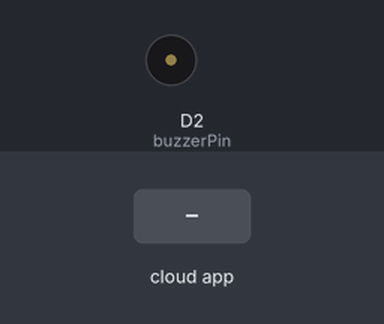
This sketch was run on a simulated ESP8266 (NodeMCU). Parts: buzzer (waves = sounding). The inputs (shaded band) are chosen by the test bench. WiFi joins after 1.5 s; servers stay silent unless stated; the Firebase database answers and starts empty; what the sketch prints to the serial monitor is not drawn.

Above: at 2.8 s.
2.9 s: the phone or cloud app sets buzz to 1
At 3.5 s:
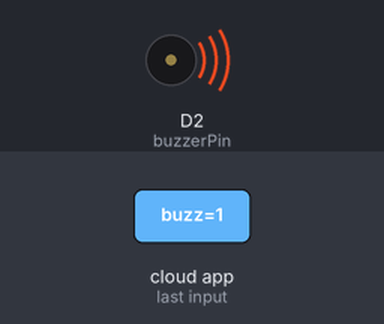
Timing chart, 0 to 5.9 s (numbered marks = the images above; inputs shaded):
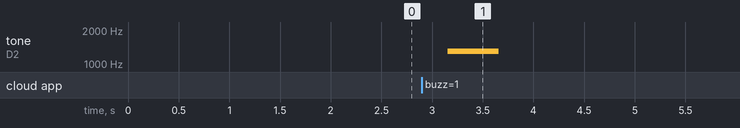

The sketch:

yha-iot-firebase-buzzer.ino
```cpp
#include <ESP8266WiFi.h>
#include <FirebaseArduino.h>
#define FIREBASE_HOST "YOUR_FIREBASE_PROJECT.firebaseio.com"
#define FIREBASE_AUTH "YOUR KEY HERE"
#define WIFI_SSID "YOUR_WIFI_NETWORK_SSID"
#define WIFI_PASSWORD "YOUR_WIFI_NETWORK_PASSWORD"
#define buzzerPin D2

void setup()
{
  Serial.begin(9600);
  setupWiFi();

  pinMode(buzzerPin, OUTPUT);

  Firebase.begin(FIREBASE_HOST, FIREBASE_AUTH);
  Firebase.setBool("share/buzz", false);
  if(Firebase.success()){
    Serial.print("Firebase write success!");
  } else {
    Serial.print("Firebase write failed!");
    Serial.println("");
    Serial.print(Firebase.error());
  }
  Serial.println("");
}

int timePassed (int time) {
  int diff = 0;
  if (millis() <= time) {
    diff = (69666 - time) + millis();
  } else {
    diff = millis() - time;
  }
  return diff;
}

int checkFirebaseTime = 0;
bool buzz = false;
bool buzzing = false;
void loop()
{
  if (timePassed (checkFirebaseTime) >= 1000) {
    buzz = Firebase.getBool("share/buzz");
    if(buzz && Firebase.success() && !buzzing) buzzBuzzer();
    checkFirebaseTime = millis();
  }
}

void buzzBuzzer(){
  buzzing = true;
  Firebase.setBool("share/buzz", false);
  Serial.print("\n");
  Serial.println("Buzzing Buzzer");
  Serial.print("\n");
  //tone( pin number, frequency in hertz, duration in milliseconds);
  tone(buzzerPin,1300,500);
  delay(500);
  digitalWrite(buzzerPin,LOW);
  buzzing = false;
}

void setupWiFi()
{
  WiFi.mode(WIFI_STA);
  WiFi.begin(WIFI_SSID, WIFI_PASSWORD);
  Serial.print("connecting");
  while (WiFi.status() != WL_CONNECTED) {
    Serial.print(".");
    delay(500);
  }
  Serial.println();
  Serial.print("Connected to ");
  Serial.println(WiFi.SSID());
  Serial.println();
}
```

Measured:
- after the input at 2.9 s, tone on D2 (buzzerPin): silent → 1300 Hz after 0.26 s, → silent 0.50 s later
